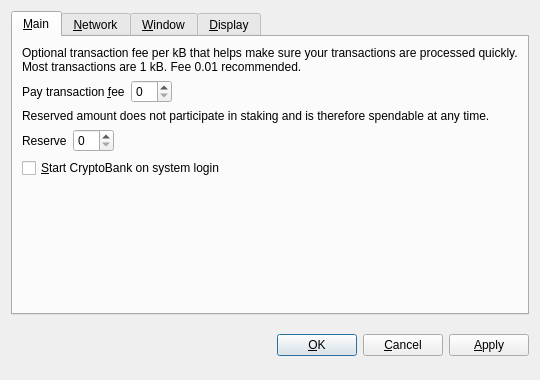
<?xml version="1.0" encoding="UTF-8"?>
<ui version="4.0">
 <class>OptionsDialog</class>
 <widget class="QDialog" name="OptionsDialog">
  <property name="geometry">
   <rect>
    <x>0</x>
    <y>0</y>
    <width>540</width>
    <height>380</height>
   </rect>
  </property>
  <property name="windowTitle">
   <string>Options</string>
  </property>
  <property name="modal">
   <bool>true</bool>
  </property>
  <layout class="QVBoxLayout" name="verticalLayout">
   <item>
    <widget class="QTabWidget" name="tabWidget">
     <property name="tabPosition">
      <enum>QTabWidget::North</enum>
     </property>
     <property name="currentIndex">
      <number>0</number>
     </property>
     <widget class="QWidget" name="tabMain">
      <attribute name="title">
       <string>&amp;Main</string>
      </attribute>
      <layout class="QVBoxLayout" name="verticalLayout_Main">
       <item>
        <widget class="QLabel" name="transactionFeeInfoLabel">
         <property name="text">
          <string>Optional transaction fee per kB that helps make sure your transactions are processed quickly. Most transactions are 1 kB. Fee 0.01 recommended.</string>
         </property>
         <property name="textFormat">
          <enum>Qt::PlainText</enum>
         </property>
         <property name="wordWrap">
          <bool>true</bool>
         </property>
        </widget>
       </item>
       <item>
        <layout class="QHBoxLayout" name="horizontalLayoutFee">
         <item>
          <widget class="QLabel" name="transactionFeeLabel">
           <property name="text">
            <string>Pay transaction &amp;fee</string>
           </property>
           <property name="textFormat">
            <enum>Qt::PlainText</enum>
           </property>
           <property name="buddy">
            <cstring>transactionFee</cstring>
           </property>
          </widget>
         </item>
         <item>
          <widget class="BitcoinAmountField" name="transactionFee"/>
         </item>
         <item>
          <spacer name="horizontalSpacerFee">
           <property name="orientation">
            <enum>Qt::Horizontal</enum>
           </property>
           <property name="sizeHint" stdset="0">
            <size>
             <width>40</width>
             <height>20</height>
            </size>
           </property>
          </spacer>
         </item>
        </layout>
       </item>
       <item>
        <widget class="QLabel" name="reserveBalanceInfoLabel">
         <property name="text">
          <string>Reserved amount does not participate in staking and is therefore spendable at any time.</string>
         </property>
         <property name="textFormat">
          <enum>Qt::PlainText</enum>
         </property>
         <property name="wordWrap">
          <bool>true</bool>
         </property>
        </widget>
       </item>
       <item>
        <layout class="QHBoxLayout" name="horizontalLayoutReserveBalance">
         <item>
          <widget class="QLabel" name="reserveBalanceLabel">
           <property name="text">
            <string>Reserve</string>
           </property>
           <property name="textFormat">
            <enum>Qt::PlainText</enum>
           </property>
           <property name="buddy">
            <cstring>reserveBalance</cstring>
           </property>
          </widget>
         </item>
         <item>
          <widget class="BitcoinAmountField" name="reserveBalance"/>
         </item>
         <item>
          <spacer name="horizontalSpacerReserveBalance">
           <property name="orientation">
            <enum>Qt::Horizontal</enum>
           </property>
           <property name="sizeHint" stdset="0">
            <size>
             <width>40</width>
             <height>20</height>
            </size>
           </property>
          </spacer>
         </item>
        </layout>
       </item>
       <item>
        <widget class="QCheckBox" name="bitcoinAtStartup">
         <property name="toolTip">
          <string>Automatically start CryptoBank after logging in to the system.</string>
         </property>
         <property name="text">
          <string>&amp;Start CryptoBank on system login</string>
         </property>
        </widget>
       </item>
       <item>
        <spacer name="verticalSpacer_Main">
         <property name="orientation">
          <enum>Qt::Vertical</enum>
         </property>
         <property name="sizeHint" stdset="0">
          <size>
           <width>20</width>
           <height>40</height>
          </size>
         </property>
        </spacer>
       </item>
      </layout>
     </widget>
     <widget class="QWidget" name="tabNetwork">
      <attribute name="title">
       <string>&amp;Network</string>
      </attribute>
      <layout class="QVBoxLayout" name="verticalLayout_Network">
       <item>
        <widget class="QCheckBox" name="mapPortUpnp">
         <property name="toolTip">
          <string>Automatically open the CryptoBank client port on the router. This only works when your router supports UPnP and it is enabled.</string>
         </property>
         <property name="text">
          <string>Map port using &amp;UPnP</string>
         </property>
        </widget>
       </item>
       <item>
        <widget class="QCheckBox" name="connectSocks">
         <property name="toolTip">
          <string>Connect to the CryptoBank network through a SOCKS proxy (e.g. when connecting through Tor).</string>
         </property>
         <property name="text">
          <string>&amp;Connect through SOCKS proxy:</string>
         </property>
        </widget>
       </item>
       <item>
        <layout class="QHBoxLayout" name="horizontalLayout_Network">
         <item>
          <widget class="QLabel" name="proxyIpLabel">
           <property name="text">
            <string>Proxy &amp;IP:</string>
           </property>
           <property name="textFormat">
            <enum>Qt::PlainText</enum>
           </property>
           <property name="buddy">
            <cstring>proxyIp</cstring>
           </property>
          </widget>
         </item>
         <item>
          <widget class="QValidatedLineEdit" name="proxyIp">
           <property name="maximumSize">
            <size>
             <width>140</width>
             <height>16777215</height>
            </size>
           </property>
           <property name="toolTip">
            <string>IP address of the proxy (e.g. 127.0.0.1)</string>
           </property>
          </widget>
         </item>
         <item>
          <widget class="QLabel" name="proxyPortLabel">
           <property name="text">
            <string>&amp;Port:</string>
           </property>
           <property name="textFormat">
            <enum>Qt::PlainText</enum>
           </property>
           <property name="buddy">
            <cstring>proxyPort</cstring>
           </property>
          </widget>
         </item>
         <item>
          <widget class="QLineEdit" name="proxyPort">
           <property name="maximumSize">
            <size>
             <width>55</width>
             <height>16777215</height>
            </size>
           </property>
           <property name="toolTip">
            <string>Port of the proxy (e.g. 9050)</string>
           </property>
          </widget>
         </item>
         <item>
          <widget class="QLabel" name="socksVersionLabel">
           <property name="text">
            <string>SOCKS &amp;Version:</string>
           </property>
           <property name="textFormat">
            <enum>Qt::PlainText</enum>
           </property>
           <property name="buddy">
            <cstring>socksVersion</cstring>
           </property>
          </widget>
         </item>
         <item>
          <widget class="QValueComboBox" name="socksVersion">
           <property name="toolTip">
            <string>SOCKS version of the proxy (e.g. 5)</string>
           </property>
          </widget>
         </item>
         <item>
          <spacer name="horizontalSpacer_Network">
           <property name="orientation">
            <enum>Qt::Horizontal</enum>
           </property>
           <property name="sizeHint" stdset="0">
            <size>
             <width>40</width>
             <height>20</height>
            </size>
           </property>
          </spacer>
         </item>
        </layout>
       </item>
       <item>
        <spacer name="verticalSpacer_Network">
         <property name="orientation">
          <enum>Qt::Vertical</enum>
         </property>
         <property name="sizeHint" stdset="0">
          <size>
           <width>20</width>
           <height>40</height>
          </size>
         </property>
        </spacer>
       </item>
      </layout>
     </widget>
     <widget class="QWidget" name="tabWindow">
      <attribute name="title">
       <string>&amp;Window</string>
      </attribute>
      <layout class="QVBoxLayout" name="verticalLayout_Window">
       <item>
        <widget class="QCheckBox" name="minimizeToTray">
         <property name="toolTip">
          <string>Show only a tray icon after minimizing the window.</string>
         </property>
         <property name="text">
          <string>&amp;Minimize to the tray instead of the taskbar</string>
         </property>
        </widget>
       </item>
       <item>
        <widget class="QCheckBox" name="minimizeOnClose">
         <property name="toolTip">
          <string>Minimize instead of exit the application when the window is closed. When this option is enabled, the application will be closed only after selecting Quit in the menu.</string>
         </property>
         <property name="text">
          <string>M&amp;inimize on close</string>
         </property>
        </widget>
       </item>
       <item>
        <spacer name="verticalSpacer_Window">
         <property name="orientation">
          <enum>Qt::Vertical</enum>
         </property>
         <property name="sizeHint" stdset="0">
          <size>
           <width>20</width>
           <height>40</height>
          </size>
         </property>
        </spacer>
       </item>
      </layout>
     </widget>
     <widget class="QWidget" name="tabDisplay">
      <attribute name="title">
       <string>&amp;Display</string>
      </attribute>
      <layout class="QVBoxLayout" name="verticalLayout_Display">
       <item>
        <layout class="QHBoxLayout" name="horizontalLayout_1_Display">
         <item>
          <widget class="QLabel" name="langLabel">
           <property name="text">
            <string>User Interface &amp;language:</string>
           </property>
           <property name="textFormat">
            <enum>Qt::PlainText</enum>
           </property>
           <property name="buddy">
            <cstring>lang</cstring>
           </property>
          </widget>
         </item>
         <item>
          <widget class="QValueComboBox" name="lang">
           <property name="toolTip">
            <string>The user interface language can be set here. This setting will take effect after restarting CryptoBank.</string>
           </property>
          </widget>
         </item>
        </layout>
       </item>
       <item>
        <layout class="QHBoxLayout" name="horizontalLayout_2_Display">
         <item>
          <widget class="QLabel" name="unitLabel">
           <property name="text">
            <string>&amp;Unit to show amounts in:</string>
           </property>
           <property name="textFormat">
            <enum>Qt::PlainText</enum>
           </property>
           <property name="buddy">
            <cstring>unit</cstring>
           </property>
          </widget>
         </item>
         <item>
          <widget class="QValueComboBox" name="unit">
           <property name="toolTip">
            <string>Choose the default subdivision unit to show in the interface and when sending coins.</string>
           </property>
          </widget>
         </item>
        </layout>
       </item>
       <item>
        <widget class="QCheckBox" name="displayAddresses">
         <property name="toolTip">
          <string>Whether to show CryptoBank addresses in the transaction list or not.</string>
         </property>
         <property name="text">
          <string>&amp;Display addresses in transaction list</string>
         </property>
        </widget>
       </item>
       <item>
        <widget class="QCheckBox" name="coinControlFeatures">
         <property name="toolTip">
          <string>Whether to show coin control features or not.</string>
         </property>
         <property name="text">
          <string>Display coin &amp;control features (experts only!)</string>
         </property>
        </widget>
       </item>
       <item>
        <spacer name="verticalSpacer_Display">
         <property name="orientation">
          <enum>Qt::Vertical</enum>
         </property>
         <property name="sizeHint" stdset="0">
          <size>
           <width>20</width>
           <height>40</height>
          </size>
         </property>
        </spacer>
       </item>
      </layout>
     </widget>
    </widget>
   </item>
   <item>
    <layout class="QHBoxLayout" name="horizontalLayout_Buttons">
     <item>
      <spacer name="horizontalSpacer_1">
       <property name="orientation">
        <enum>Qt::Horizontal</enum>
       </property>
       <property name="sizeHint" stdset="0">
        <size>
         <width>40</width>
         <height>48</height>
        </size>
       </property>
      </spacer>
     </item>
     <item>
      <widget class="QLabel" name="statusLabel">
       <property name="font">
        <font>
         <weight>75</weight>
         <bold>true</bold>
        </font>
       </property>
       <property name="text">
        <string/>
       </property>
       <property name="textFormat">
        <enum>Qt::PlainText</enum>
       </property>
       <property name="wordWrap">
        <bool>true</bool>
       </property>
      </widget>
     </item>
     <item>
      <spacer name="horizontalSpacer_2">
       <property name="orientation">
        <enum>Qt::Horizontal</enum>
       </property>
       <property name="sizeHint" stdset="0">
        <size>
         <width>40</width>
         <height>48</height>
        </size>
       </property>
      </spacer>
     </item>
     <item>
      <widget class="QPushButton" name="okButton">
       <property name="text">
        <string>&amp;OK</string>
       </property>
      </widget>
     </item>
     <item>
      <widget class="QPushButton" name="cancelButton">
       <property name="text">
        <string>&amp;Cancel</string>
       </property>
       <property name="autoDefault">
        <bool>false</bool>
       </property>
      </widget>
     </item>
     <item>
      <widget class="QPushButton" name="applyButton">
       <property name="text">
        <string>&amp;Apply</string>
       </property>
       <property name="autoDefault">
        <bool>false</bool>
       </property>
      </widget>
     </item>
    </layout>
   </item>
  </layout>
 </widget>
 <customwidgets>
  <customwidget>
   <class>BitcoinAmountField</class>
   <extends>QSpinBox</extends>
   <header>bitcoinamountfield.h</header>
  </customwidget>
  <customwidget>
   <class>QValueComboBox</class>
   <extends>QComboBox</extends>
   <header>qvaluecombobox.h</header>
  </customwidget>
  <customwidget>
   <class>QValidatedLineEdit</class>
   <extends>QLineEdit</extends>
   <header>qvalidatedlineedit.h</header>
  </customwidget>
 </customwidgets>
 <resources/>
 <connections/>
</ui>
